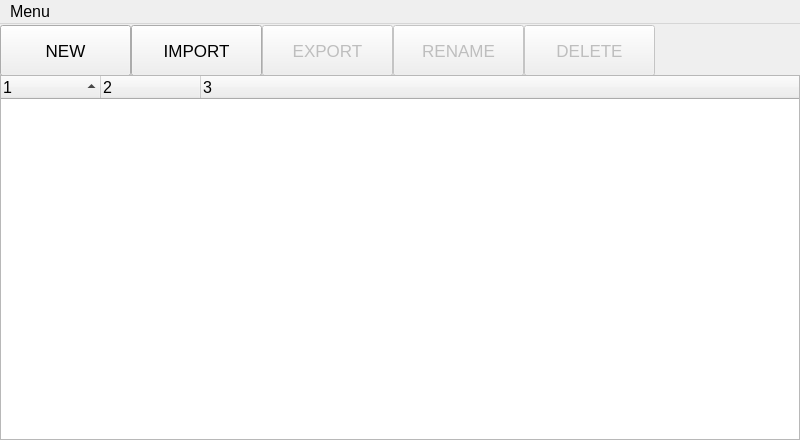
<?xml version="1.0" encoding="UTF-8"?>
<ui version="4.0">
 <class>MainWindow</class>
 <widget class="QMainWindow" name="MainWindow">
  <property name="windowModality">
   <enum>Qt::NonModal</enum>
  </property>
  <property name="geometry">
   <rect>
    <x>0</x>
    <y>0</y>
    <width>800</width>
    <height>440</height>
   </rect>
  </property>
  <property name="sizePolicy">
   <sizepolicy hsizetype="Expanding" vsizetype="Expanding">
    <horstretch>0</horstretch>
    <verstretch>0</verstretch>
   </sizepolicy>
  </property>
  <property name="font">
   <font>
    <family>Arial</family>
    <pointsize>12</pointsize>
   </font>
  </property>
  <property name="focusPolicy">
   <enum>Qt::StrongFocus</enum>
  </property>
  <property name="windowTitle">
   <string>NotePuppy</string>
  </property>
  <property name="windowOpacity">
   <double>1.000000000000000</double>
  </property>
  <widget class="QWidget" name="centralwidget">
   <property name="sizePolicy">
    <sizepolicy hsizetype="Expanding" vsizetype="Expanding">
     <horstretch>0</horstretch>
     <verstretch>0</verstretch>
    </sizepolicy>
   </property>
   <property name="font">
    <font>
     <family>Arial</family>
    </font>
   </property>
   <layout class="QGridLayout" name="gridLayout">
    <property name="margin">
     <number>0</number>
    </property>
    <property name="spacing">
     <number>0</number>
    </property>
    <item row="1" column="0" colspan="2">
     <widget class="QWidget" name="buttonWdiget" native="true">
      <property name="enabled">
       <bool>true</bool>
      </property>
      <property name="sizePolicy">
       <sizepolicy hsizetype="Preferred" vsizetype="Minimum">
        <horstretch>0</horstretch>
        <verstretch>60</verstretch>
       </sizepolicy>
      </property>
      <property name="maximumSize">
       <size>
        <width>16777215</width>
        <height>51</height>
       </size>
      </property>
      <widget class="QWidget" name="layoutWidget">
       <property name="geometry">
        <rect>
         <x>0</x>
         <y>0</y>
         <width>800</width>
         <height>53</height>
        </rect>
       </property>
       <layout class="QHBoxLayout" name="horizontalLayout">
        <property name="spacing">
         <number>0</number>
        </property>
        <item>
         <widget class="QPushButton" name="buttonNewOne">
          <property name="sizePolicy">
           <sizepolicy hsizetype="Fixed" vsizetype="Fixed">
            <horstretch>0</horstretch>
            <verstretch>0</verstretch>
           </sizepolicy>
          </property>
          <property name="minimumSize">
           <size>
            <width>131</width>
            <height>51</height>
           </size>
          </property>
          <property name="font">
           <font>
            <family>Lucida Grande</family>
            <pointsize>13</pointsize>
           </font>
          </property>
          <property name="text">
           <string>NEW</string>
          </property>
         </widget>
        </item>
        <item>
         <widget class="QPushButton" name="buttonImport">
          <property name="sizePolicy">
           <sizepolicy hsizetype="Fixed" vsizetype="Fixed">
            <horstretch>0</horstretch>
            <verstretch>0</verstretch>
           </sizepolicy>
          </property>
          <property name="minimumSize">
           <size>
            <width>131</width>
            <height>51</height>
           </size>
          </property>
          <property name="font">
           <font>
            <family>Lucida Grande</family>
            <pointsize>13</pointsize>
           </font>
          </property>
          <property name="text">
           <string>IMPORT</string>
          </property>
         </widget>
        </item>
        <item>
         <widget class="QPushButton" name="buttonExport">
          <property name="enabled">
           <bool>false</bool>
          </property>
          <property name="sizePolicy">
           <sizepolicy hsizetype="Fixed" vsizetype="Fixed">
            <horstretch>0</horstretch>
            <verstretch>0</verstretch>
           </sizepolicy>
          </property>
          <property name="minimumSize">
           <size>
            <width>131</width>
            <height>51</height>
           </size>
          </property>
          <property name="font">
           <font>
            <family>Lucida Grande</family>
            <pointsize>13</pointsize>
           </font>
          </property>
          <property name="text">
           <string>EXPORT</string>
          </property>
         </widget>
        </item>
        <item>
         <widget class="QPushButton" name="buttonRename">
          <property name="enabled">
           <bool>false</bool>
          </property>
          <property name="sizePolicy">
           <sizepolicy hsizetype="Fixed" vsizetype="Fixed">
            <horstretch>0</horstretch>
            <verstretch>0</verstretch>
           </sizepolicy>
          </property>
          <property name="minimumSize">
           <size>
            <width>131</width>
            <height>51</height>
           </size>
          </property>
          <property name="font">
           <font>
            <family>Lucida Grande</family>
            <pointsize>13</pointsize>
           </font>
          </property>
          <property name="text">
           <string>RENAME</string>
          </property>
         </widget>
        </item>
        <item>
         <widget class="QPushButton" name="buttonDelete">
          <property name="enabled">
           <bool>false</bool>
          </property>
          <property name="sizePolicy">
           <sizepolicy hsizetype="Fixed" vsizetype="Fixed">
            <horstretch>0</horstretch>
            <verstretch>0</verstretch>
           </sizepolicy>
          </property>
          <property name="minimumSize">
           <size>
            <width>131</width>
            <height>51</height>
           </size>
          </property>
          <property name="font">
           <font>
            <family>Lucida Grande</family>
            <pointsize>13</pointsize>
           </font>
          </property>
          <property name="text">
           <string>DELETE</string>
          </property>
         </widget>
        </item>
        <item>
         <spacer name="horizontalSpacer">
          <property name="orientation">
           <enum>Qt::Horizontal</enum>
          </property>
          <property name="sizeHint" stdset="0">
           <size>
            <width>40</width>
            <height>20</height>
           </size>
          </property>
         </spacer>
        </item>
       </layout>
      </widget>
     </widget>
    </item>
    <item row="2" column="1">
     <widget class="QTreeWidget" name="treeWidget">
      <property name="sortingEnabled">
       <bool>true</bool>
      </property>
      <property name="animated">
       <bool>true</bool>
      </property>
      <property name="columnCount">
       <number>3</number>
      </property>
      <attribute name="headerHighlightSections">
       <bool>true</bool>
      </attribute>
      <attribute name="headerStretchLastSection">
       <bool>true</bool>
      </attribute>
      <column>
       <property name="text">
        <string notr="true">1</string>
       </property>
      </column>
      <column>
       <property name="text">
        <string notr="true">2</string>
       </property>
      </column>
      <column>
       <property name="text">
        <string notr="true">3</string>
       </property>
      </column>
     </widget>
    </item>
   </layout>
  </widget>
  <widget class="QMenuBar" name="menuBar">
   <property name="geometry">
    <rect>
     <x>0</x>
     <y>0</y>
     <width>800</width>
     <height>22</height>
    </rect>
   </property>
   <widget class="QMenu" name="menuMenu">
    <property name="title">
     <string>Menu</string>
    </property>
    <addaction name="actionNew"/>
    <addaction name="actionNew_Quick_File"/>
    <addaction name="actionImport"/>
    <addaction name="actionExport"/>
    <addaction name="actionRename"/>
    <addaction name="actionDelete"/>
    <addaction name="actionClear_Selection"/>
    <addaction name="separator"/>
    <addaction name="actionSettings"/>
    <addaction name="separator"/>
    <addaction name="actionShow_Hide_Buttons"/>
    <addaction name="actionTranslucent"/>
   </widget>
   <addaction name="menuMenu"/>
  </widget>
  <action name="actionNew">
   <property name="text">
    <string>&amp;New</string>
   </property>
   <property name="toolTip">
    <string>Create a new file or folder.</string>
   </property>
   <property name="shortcut">
    <string>Ctrl+N</string>
   </property>
  </action>
  <action name="actionImport">
   <property name="text">
    <string>&amp;Import</string>
   </property>
   <property name="toolTip">
    <string>Import a file.</string>
   </property>
   <property name="shortcut">
    <string>Ctrl+I</string>
   </property>
  </action>
  <action name="actionExport">
   <property name="text">
    <string>&amp;Export</string>
   </property>
   <property name="toolTip">
    <string>Export a file</string>
   </property>
   <property name="shortcut">
    <string>Ctrl+E</string>
   </property>
  </action>
  <action name="actionRename">
   <property name="text">
    <string>&amp;Rename</string>
   </property>
   <property name="toolTip">
    <string>Change the name or position</string>
   </property>
   <property name="shortcut">
    <string>Ctrl+R</string>
   </property>
  </action>
  <action name="actionDelete">
   <property name="text">
    <string>&amp;Delete</string>
   </property>
   <property name="toolTip">
    <string>Ditch something</string>
   </property>
   <property name="shortcut">
    <string>Ctrl+Backspace</string>
   </property>
  </action>
  <action name="actionSettings">
   <property name="text">
    <string>Settings</string>
   </property>
  </action>
  <action name="actionNotePuppy_Help">
   <property name="text">
    <string>NotePuppy Help</string>
   </property>
  </action>
  <action name="actionAbout_NotePuppy_2">
   <property name="text">
    <string>About NotePuppy</string>
   </property>
  </action>
  <action name="actionShow_Hide_Buttons">
   <property name="checkable">
    <bool>true</bool>
   </property>
   <property name="checked">
    <bool>false</bool>
   </property>
   <property name="text">
    <string>Show &amp;Buttons</string>
   </property>
   <property name="shortcut">
    <string>Ctrl+B</string>
   </property>
  </action>
  <action name="actionClear_Selection">
   <property name="text">
    <string>Clear Selection</string>
   </property>
   <property name="shortcut">
    <string>Esc</string>
   </property>
  </action>
  <action name="actionTranslucent">
   <property name="checkable">
    <bool>true</bool>
   </property>
   <property name="text">
    <string>Translucent</string>
   </property>
   <property name="shortcut">
    <string>Ctrl+U</string>
   </property>
  </action>
  <action name="actionNew_Quick_File">
   <property name="text">
    <string>New Quick File</string>
   </property>
   <property name="toolTip">
    <string>Creates a file in the 'Quick' Folder</string>
   </property>
   <property name="shortcut">
    <string>Ctrl+Shift+N</string>
   </property>
  </action>
 </widget>
 <resources/>
 <connections>
  <connection>
   <sender>actionNew</sender>
   <signal>triggered()</signal>
   <receiver>MainWindow</receiver>
   <slot>newFile()</slot>
   <hints>
    <hint type="sourcelabel">
     <x>-1</x>
     <y>-1</y>
    </hint>
    <hint type="destinationlabel">
     <x>399</x>
     <y>219</y>
    </hint>
   </hints>
  </connection>
  <connection>
   <sender>actionDelete</sender>
   <signal>triggered()</signal>
   <receiver>MainWindow</receiver>
   <slot>deleteFile()</slot>
   <hints>
    <hint type="sourcelabel">
     <x>-1</x>
     <y>-1</y>
    </hint>
    <hint type="destinationlabel">
     <x>399</x>
     <y>219</y>
    </hint>
   </hints>
  </connection>
  <connection>
   <sender>actionExport</sender>
   <signal>triggered()</signal>
   <receiver>MainWindow</receiver>
   <slot>exportFile()</slot>
   <hints>
    <hint type="sourcelabel">
     <x>-1</x>
     <y>-1</y>
    </hint>
    <hint type="destinationlabel">
     <x>399</x>
     <y>219</y>
    </hint>
   </hints>
  </connection>
  <connection>
   <sender>actionImport</sender>
   <signal>triggered()</signal>
   <receiver>MainWindow</receiver>
   <slot>importFile()</slot>
   <hints>
    <hint type="sourcelabel">
     <x>-1</x>
     <y>-1</y>
    </hint>
    <hint type="destinationlabel">
     <x>399</x>
     <y>219</y>
    </hint>
   </hints>
  </connection>
  <connection>
   <sender>actionRename</sender>
   <signal>triggered()</signal>
   <receiver>MainWindow</receiver>
   <slot>renameFile()</slot>
   <hints>
    <hint type="sourcelabel">
     <x>-1</x>
     <y>-1</y>
    </hint>
    <hint type="destinationlabel">
     <x>399</x>
     <y>219</y>
    </hint>
   </hints>
  </connection>
  <connection>
   <sender>actionShow_Hide_Buttons</sender>
   <signal>toggled(bool)</signal>
   <receiver>MainWindow</receiver>
   <slot>showHideButtons(bool)</slot>
   <hints>
    <hint type="sourcelabel">
     <x>-1</x>
     <y>-1</y>
    </hint>
    <hint type="destinationlabel">
     <x>399</x>
     <y>219</y>
    </hint>
   </hints>
  </connection>
  <connection>
   <sender>actionClear_Selection</sender>
   <signal>triggered()</signal>
   <receiver>MainWindow</receiver>
   <slot>clearSelection()</slot>
   <hints>
    <hint type="sourcelabel">
     <x>-1</x>
     <y>-1</y>
    </hint>
    <hint type="destinationlabel">
     <x>399</x>
     <y>219</y>
    </hint>
   </hints>
  </connection>
  <connection>
   <sender>actionTranslucent</sender>
   <signal>toggled(bool)</signal>
   <receiver>MainWindow</receiver>
   <slot>setTranslucent(bool)</slot>
   <hints>
    <hint type="sourcelabel">
     <x>-1</x>
     <y>-1</y>
    </hint>
    <hint type="destinationlabel">
     <x>399</x>
     <y>219</y>
    </hint>
   </hints>
  </connection>
  <connection>
   <sender>actionNew_Quick_File</sender>
   <signal>triggered()</signal>
   <receiver>MainWindow</receiver>
   <slot>quickFile()</slot>
   <hints>
    <hint type="sourcelabel">
     <x>-1</x>
     <y>-1</y>
    </hint>
    <hint type="destinationlabel">
     <x>399</x>
     <y>219</y>
    </hint>
   </hints>
  </connection>
 </connections>
 <slots>
  <slot>newFile()</slot>
  <slot>openFile()</slot>
  <slot>importFile()</slot>
  <slot>exportFile()</slot>
  <slot>renameFile()</slot>
  <slot>deleteFile()</slot>
  <slot>showHideButtons(bool)</slot>
  <slot>clearSelection()</slot>
  <slot>setTranslucent(bool)</slot>
  <slot>quickFile()</slot>
 </slots>
</ui>
